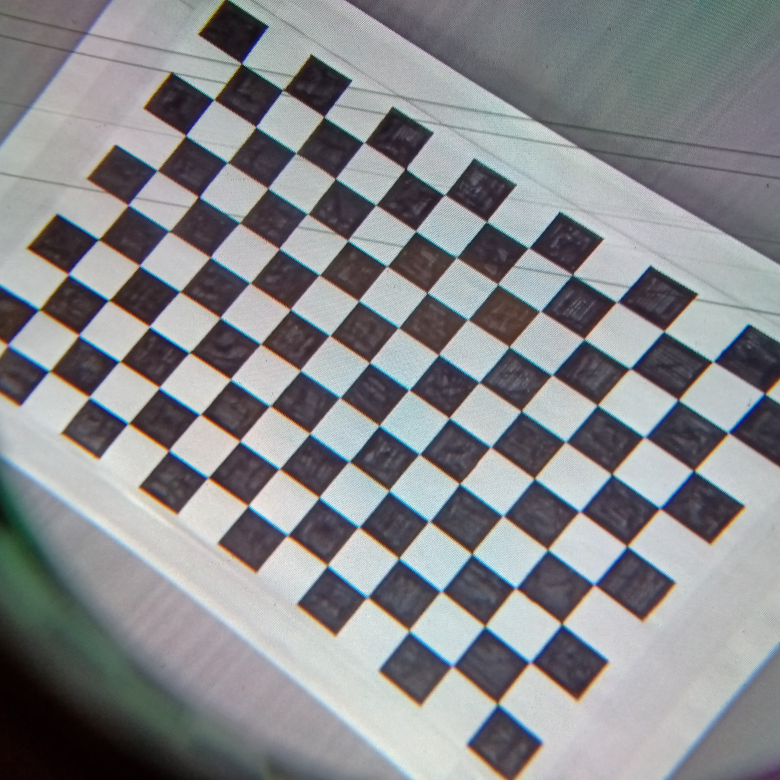
#> input picture calibration/IMG20220325214122.jpg, 3120 x 3120 px (shown at 1/4 size); its folder holds only this picture in this run
$ python image_cycle.py
#> lines starting #> are read from the running program, lines starting #| are printed output that depends on the picture
import numpy as np
#from wand.image import Image
import cv2
import glob
import time

# termination criteria
criteria = (cv2.TERM_CRITERIA_EPS + cv2.TERM_CRITERIA_MAX_ITER, 30, 0.001)

# prepare object points, like (0,0,0), (1,0,0), (2,0,0) ....,(6,5,0)
objp = np.zeros((9*13,3), np.float32) #chess board has 10x14 grid with 9x13 internal corners
objp[:,:2] = np.mgrid[0:9,0:13].T.reshape(-1,2)

# Arrays to store object points and image points from all the images.
objpoints = [] # 3d point in real world space
imgpoints = [] # 2d points in image plane.

path = '/home/digieye/Desktop/digieye_main/calibration/'
#path = '/home/digieye/Desktop/digieye_main/calibration/camera_normal/'
images = glob.glob(path + '*.jpg')

dispH=1080//2
dispW=1920//2

# [25 lines of commented-out code are left out]
mtx = np.array([[ 3.00000000e+06, 0.00000000e+00, 0.00000000e+00 ],[ 0.00000000e+00, 3.00000000e+06, 0.00000000e+00 ],[ 0.00000000e+00, 0.00000000e+00, 1.00000000e+00]])
dist = np.array([[ 1.70000000e+05 , 1.00000000e+04 , 0.00000000e+00, 0.00000000e+00, 1.00000000e+03 ]])

count=0

for fname in images:
    count+=1
    print('filename', fname)
    img = cv2.imread(fname)
#> img is the input picture: shape (3120, 3120, 3); mean B, G, R 139.6, 136.9, 135.4
    start = time.time()
    h, w = img.shape[:2]
    #gray = cv2.cvtColor(img,cv2.COLOR_BGR2GRAY)

    mtx[0,2] = w //2
    mtx[1,2] = h //2

    newcameramtx, roi=cv2.getOptimalNewCameraMatrix(mtx,dist,(w,h),1,(w,h))
    dst = cv2.undistort(img, mtx, dist, None, newcameramtx)
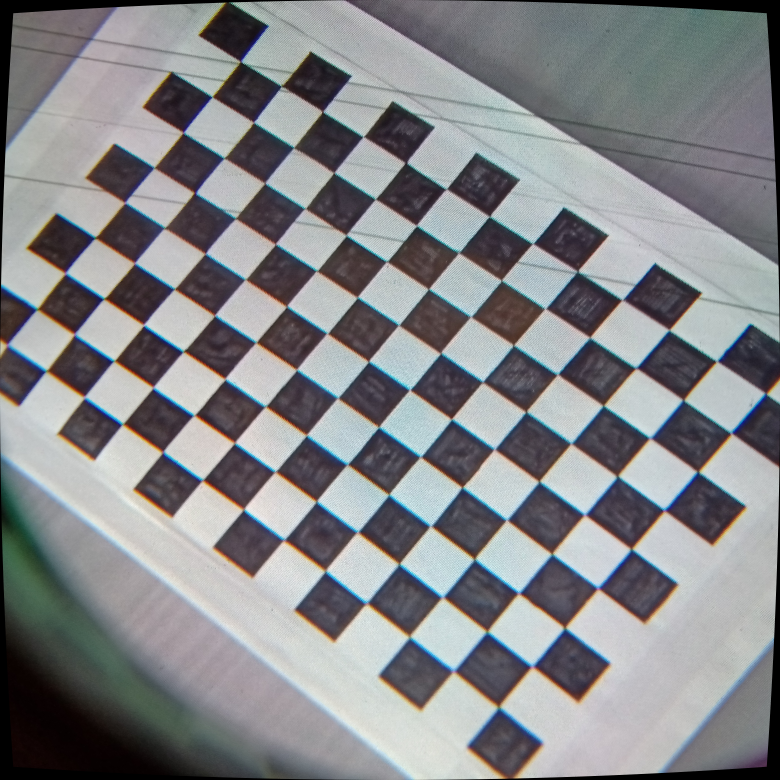
#> dst: shape (3120, 3120, 3) (shown at 1/4 size); mean B, G, R 136.8, 134.1, 132.6
    #dst = cv2.undistort(img, mtx, dist, None, mtx)
    end = time.time()
    time_of_distortion = start - end
    # [6 lines of commented-out code are left out]

    img_shw = np.concatenate((img,dst),axis=1)
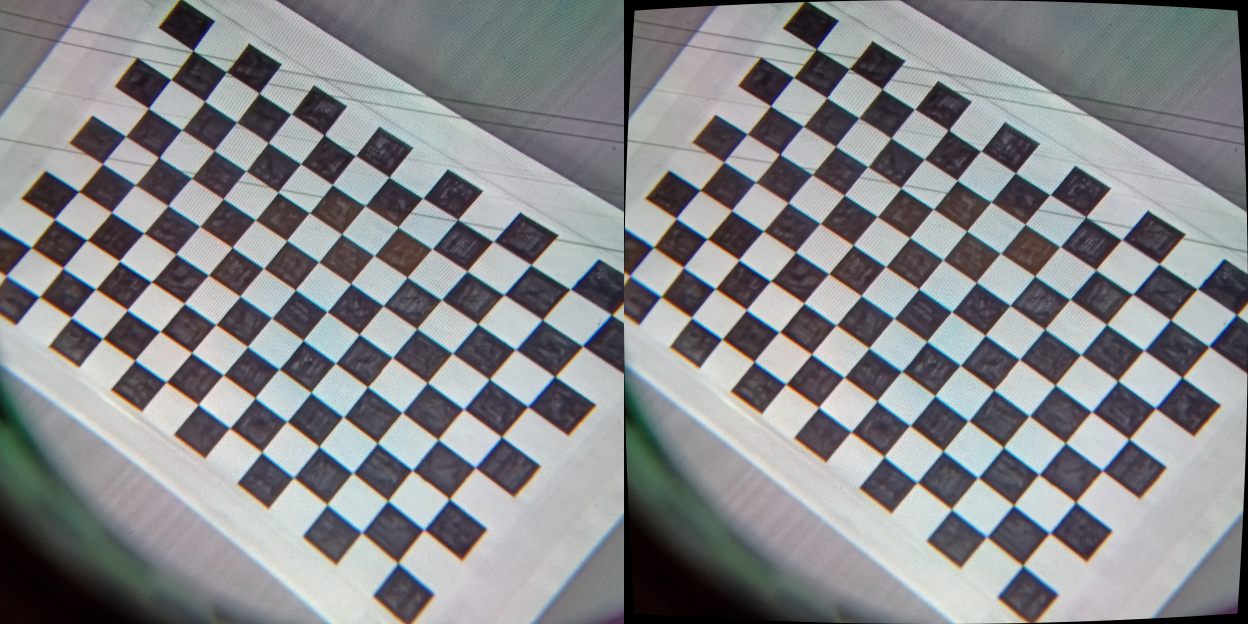
#> img_shw: shape (3120, 6240, 3) (shown at 1/5 size); mean B, G, R 138.2, 135.5, 134
    img_shw = cv2.resize(img_shw,(dispW,dispH),interpolation = cv2.INTER_LINEAR)
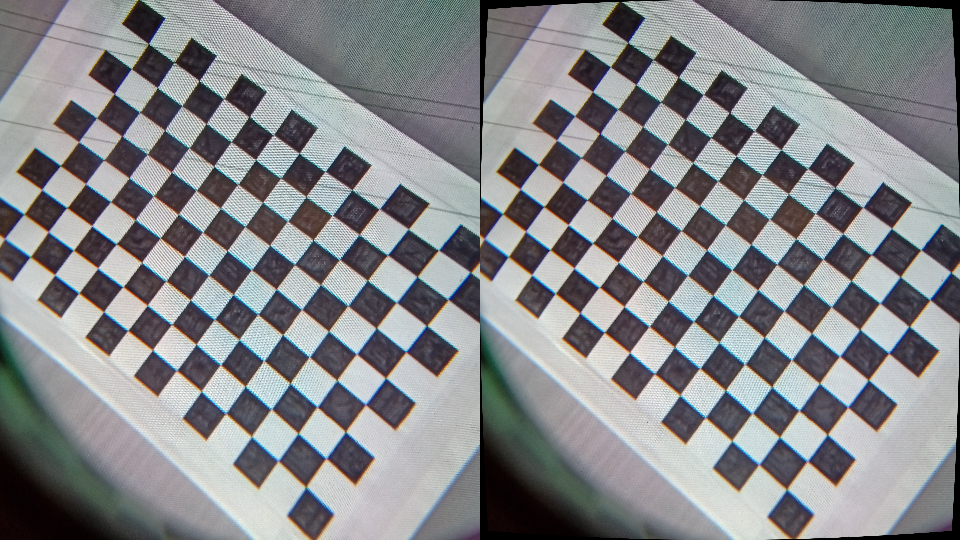
#> img_shw: shape (540, 960, 3); mean B, G, R 138.1, 135.4, 133.9

    cv2.imshow('img',img_shw)
    print('time_of_distortion',time_of_distortion)

    key = cv2.waitKey(0)
#> (key q is pressed here)
    #if key==ord('m'):
    #    print('success')
    if key==ord('q'):
        break

print('Count:', count)

cv2.destroyAllWindows()

$ run again, on calibration/IMG20220325214251.jpg
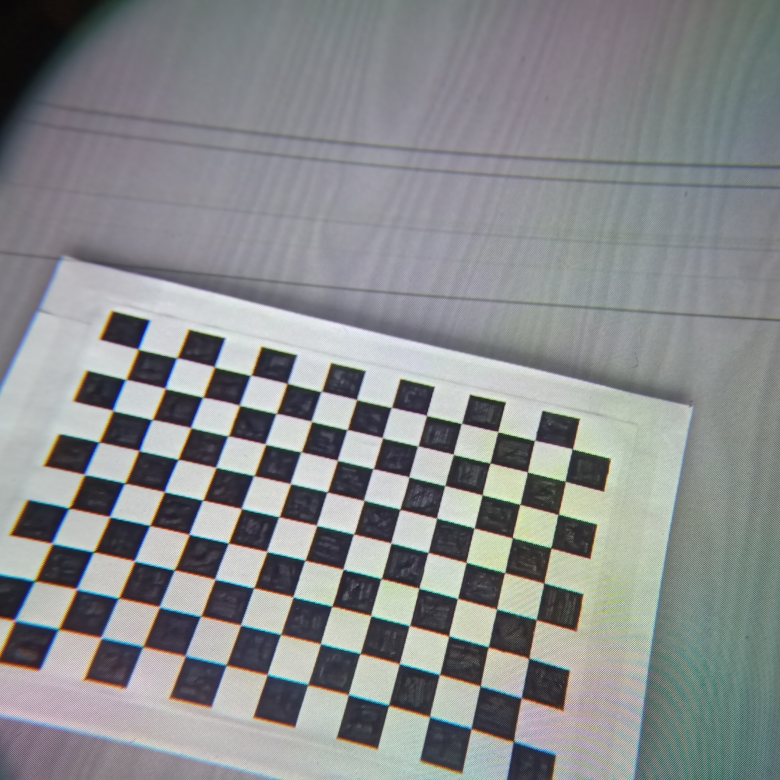
#> input picture calibration/IMG20220325214251.jpg, 3120 x 3120 px (shown at 1/4 size)
#> img is the input picture: shape (3120, 3120, 3); mean B, G, R 140, 138.8, 136.6
#> `img_shw = np.concatenate((img,dst),axis=1)`:
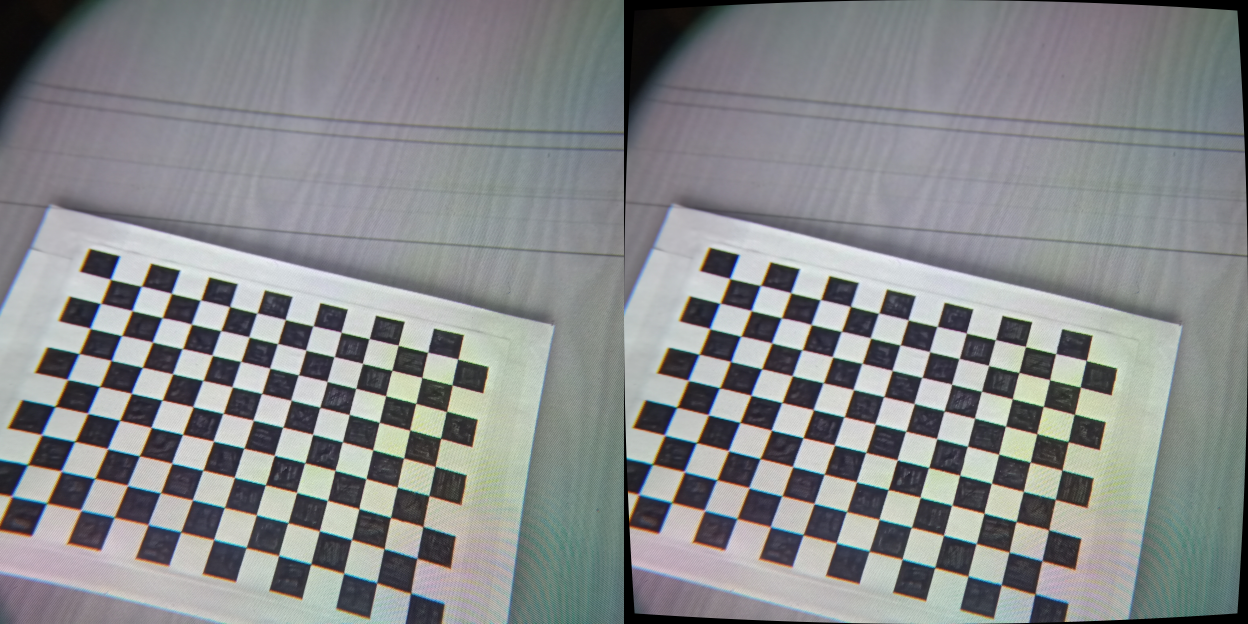
#> img_shw: shape (3120, 6240, 3) (shown at 1/5 size); mean B, G, R 138.7, 137.5, 135.3
#> `img_shw = cv2.resize(img_shw,(dispW,dispH),interpolation = cv2.INTER_L..`:
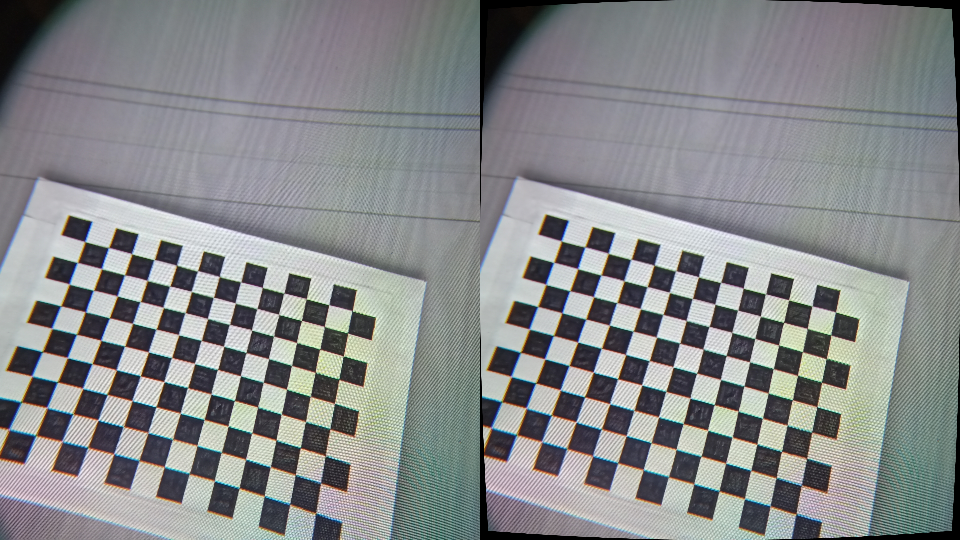
#> img_shw: shape (540, 960, 3); mean B, G, R 138.6, 137.5, 135.2

$ run again, on calibration/IMG20220325214224.jpg
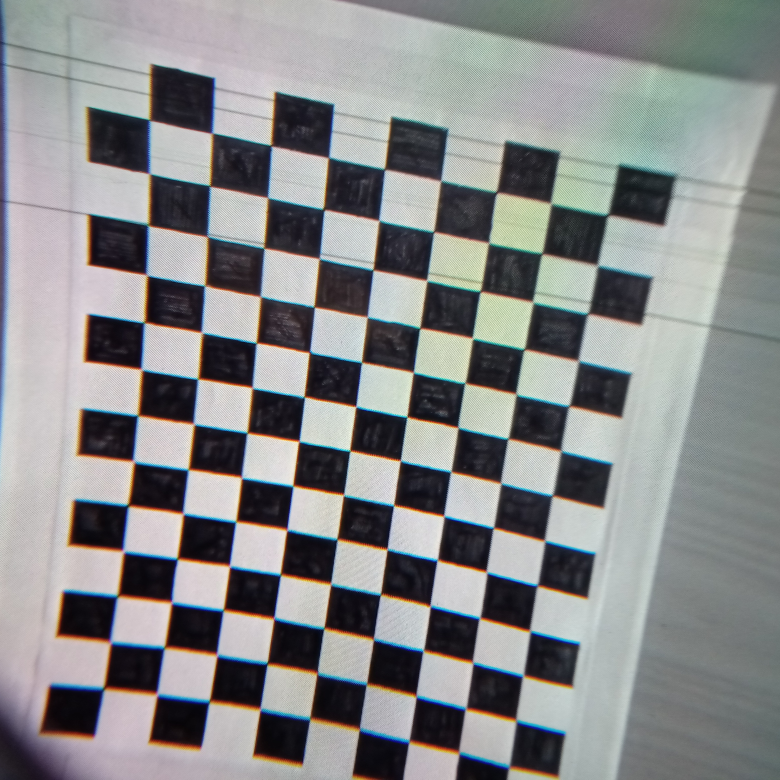
#> input picture calibration/IMG20220325214224.jpg, 3120 x 3120 px (shown at 1/4 size)
#> img is the input picture: shape (3120, 3120, 3); mean B, G, R 137.1, 136.8, 135.5
#> `img_shw = np.concatenate((img,dst),axis=1)`:
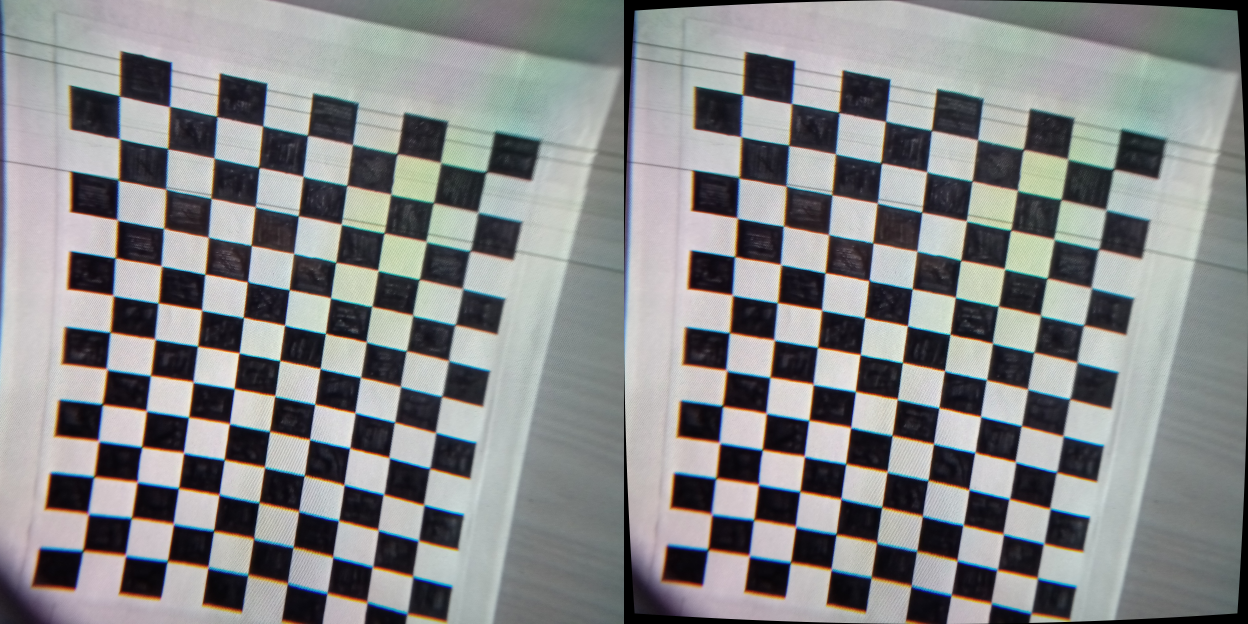
#> img_shw: shape (3120, 6240, 3) (shown at 1/5 size); mean B, G, R 135.3, 135, 133.7
#> `img_shw = cv2.resize(img_shw,(dispW,dispH),interpolation = cv2.INTER_L..`:
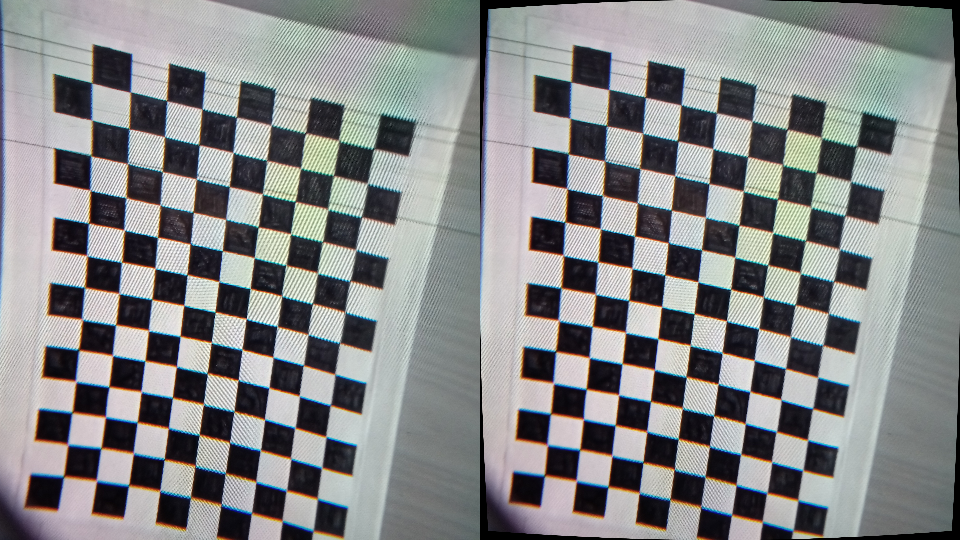
#> img_shw: shape (540, 960, 3); mean B, G, R 135.2, 134.9, 133.6

$ run again, on calibration/IMG20220325214228.jpg
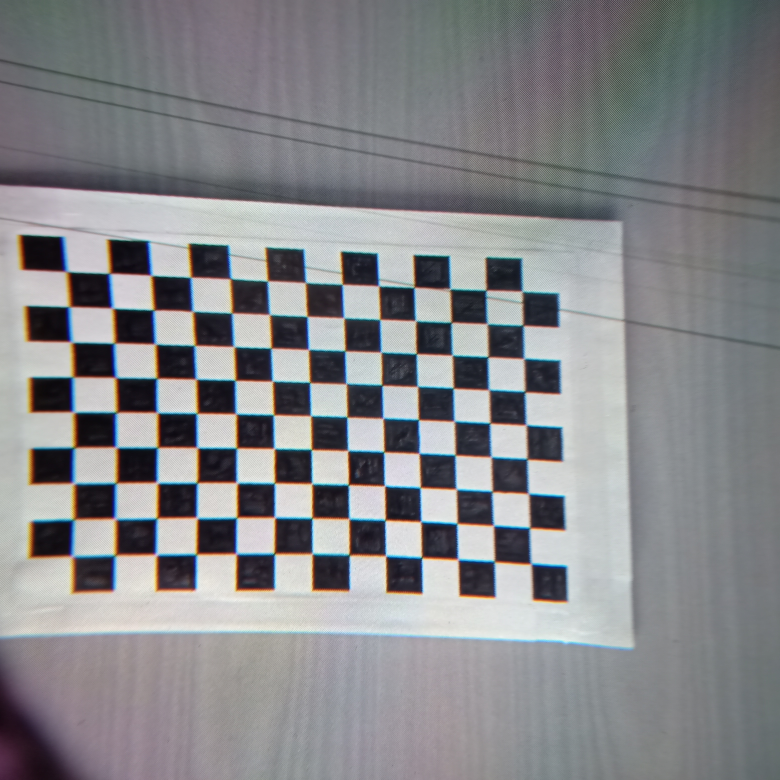
#> input picture calibration/IMG20220325214228.jpg, 3120 x 3120 px (shown at 1/4 size)
#> img is the input picture: shape (3120, 3120, 3); mean B, G, R 137.6, 134.8, 134
#> `img_shw = np.concatenate((img,dst),axis=1)`:
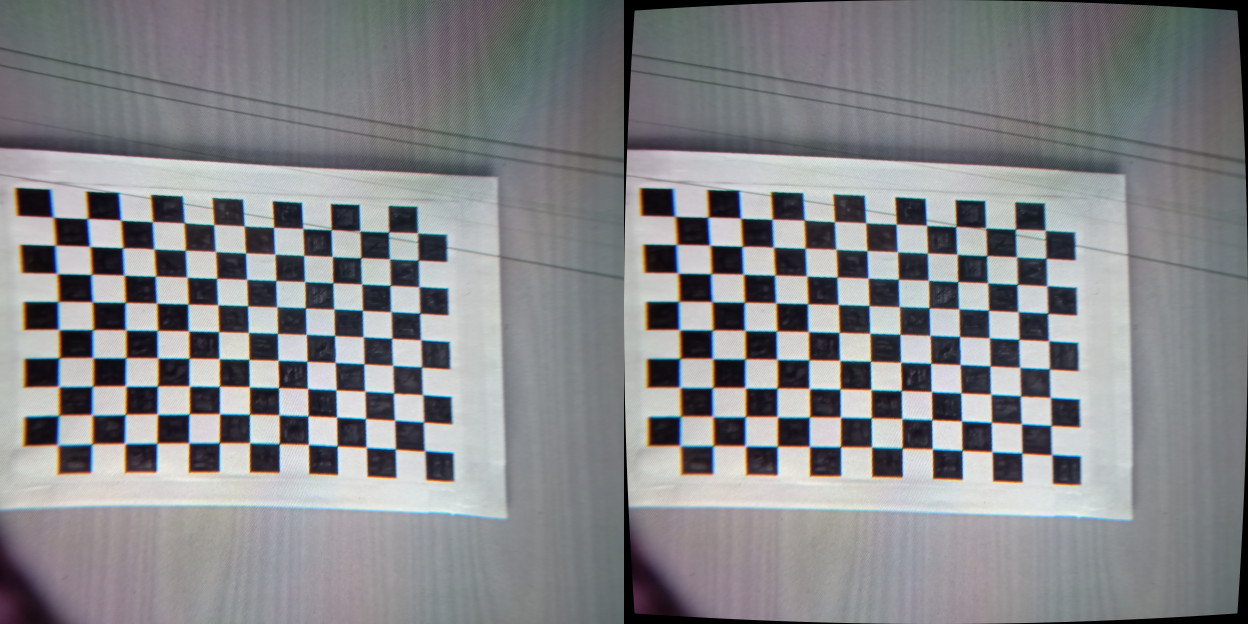
#> img_shw: shape (3120, 6240, 3) (shown at 1/5 size); mean B, G, R 136.2, 133.5, 132.7
#> `img_shw = cv2.resize(img_shw,(dispW,dispH),interpolation = cv2.INTER_L..`:
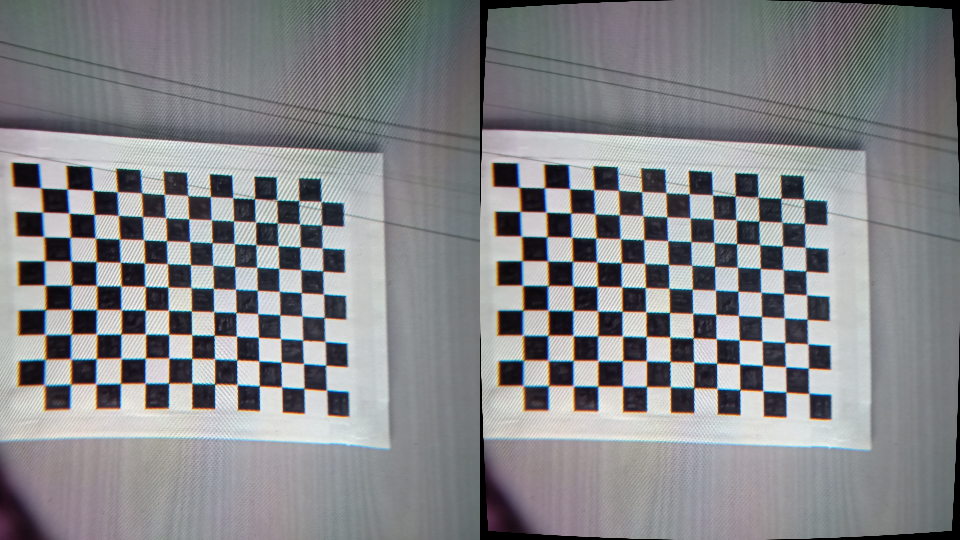
#> img_shw: shape (540, 960, 3); mean B, G, R 136.2, 133.4, 132.6
